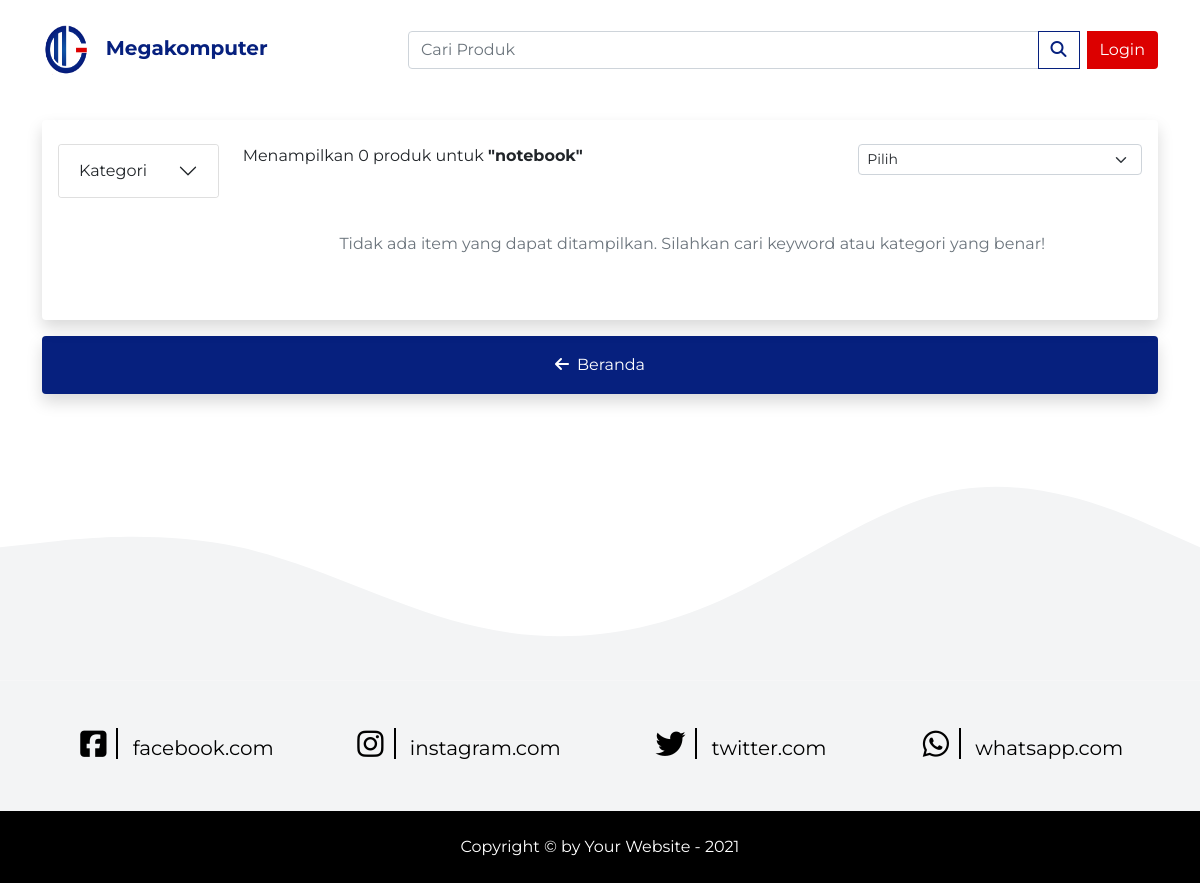
The page /pages/kategori/notebook on the database as committed earlier.
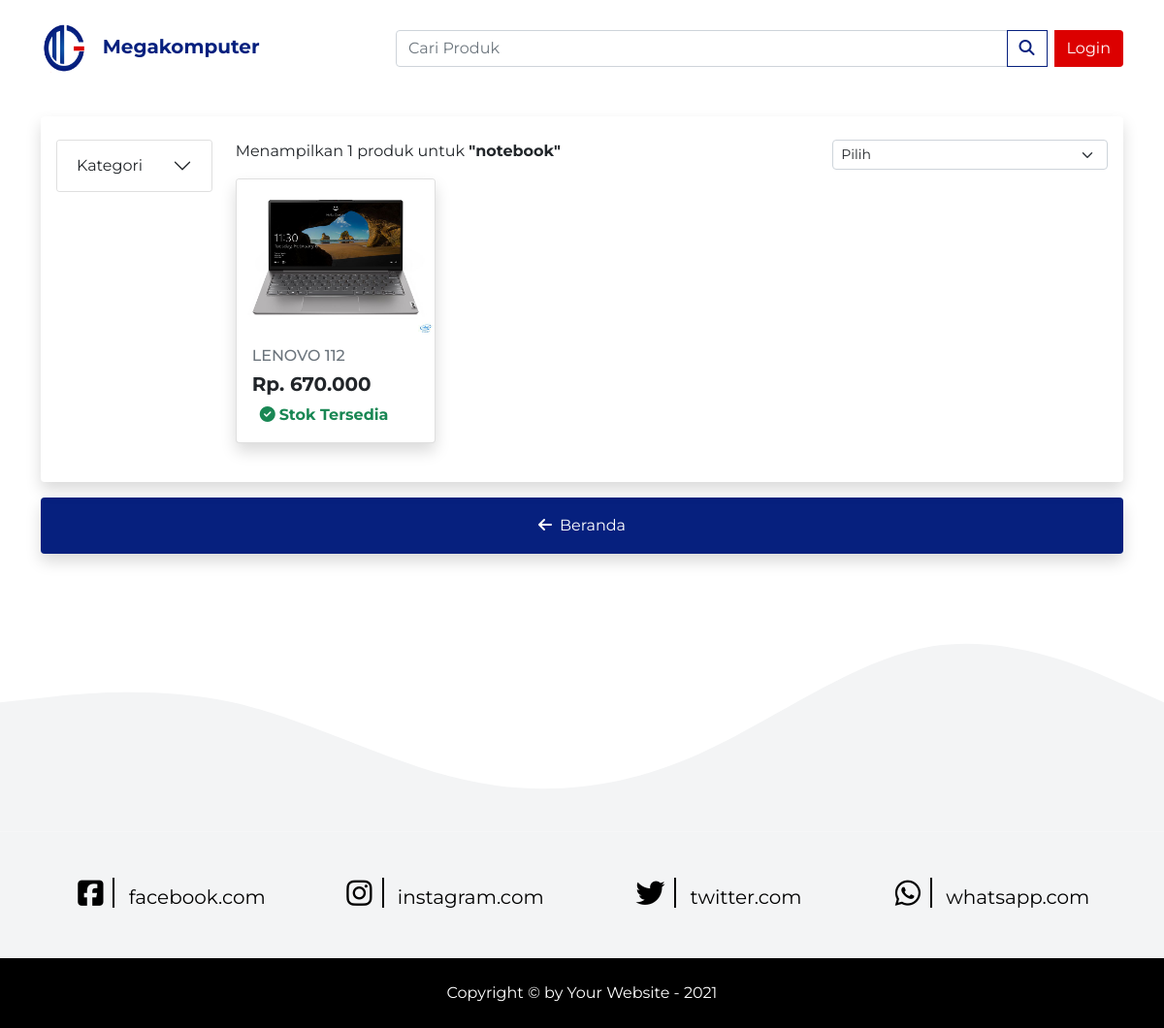
The same page on the database as committed later.
### tables this page shows
CREATE TABLE `dat_produk` (
  `id` int(11) NOT NULL,
  `tipe` int(11) NOT NULL,
  `kode_item` varchar(30) NOT NULL,
  `nama_item` varchar(50) NOT NULL,
  `slug` varchar(255) NOT NULL,
  `id_jenis` int(11) NOT NULL,
  `id_sub_jenis` int(11) DEFAULT NULL,
  `id_merk` int(11) NOT NULL,
  `rak` varchar(10) NOT NULL,
  `status_jual` int(11) NOT NULL,
  `stok_minimum` int(11) NOT NULL,
  `ket` text DEFAULT NULL,
  `berat` int(11) NOT NULL,
  `panjang` int(11) NOT NULL,
  `lebar` int(11) NOT NULL,
  `tinggi` int(11) NOT NULL,
  `pot_umum` int(11) NOT NULL,
  `pot_reseller` int(11) NOT NULL,
  `pot_dealer` int(11) NOT NULL,
  `link_share` text DEFAULT NULL,
  `id_varian` int(11) NOT NULL,
  `kondisi_barang` int(11) NOT NULL,
  `deskripsi_ecommerce` text NOT NULL,
  `id_cover_img` int(11) NOT NULL,
  `satuan_dasar` int(11) NOT NULL,
  `is_rakit` int(11) DEFAULT 0,
  `is_active` int(11) NOT NULL DEFAULT 0
);

CREATE TABLE `dat_img_produk` (
  `id` bigint(20) NOT NULL,
  `id_produk` int(11) NOT NULL,
  `nama_file` varchar(255) NOT NULL
);

CREATE TABLE `dat_konversi_satuan` (
  `id` bigint(20) NOT NULL,
  `id_produk` bigint(20) NOT NULL,
  `barcode` text DEFAULT NULL,
  `satuan` int(11) NOT NULL,
  `konversi` int(11) NOT NULL,
  `harga_pokok` double NOT NULL,
  `harga_jual` double NOT NULL,
  `diskon` double NOT NULL DEFAULT 0,
  `harga_akhir` double NOT NULL,
  `tipe_diskon` varchar(15) NOT NULL
);

### application/controllers/Pages.php (called while the page is built, shortened)
<?php
class Pages extends CI_Controller
{
	protected $user;
	public function __construct()
    {
        $this->load->model('produk');
    }
	public function kategori($search = null)
	{
		if ($search) {
			$key = $search;
		} elseif ($this->input->get('key')) {
			$key = $this->input->get('key');
		}
		if ($key) {
			$this->db->select('ref_jenis.jenis, dat_produk.*, dat_img_produk.nama_file, dat_konversi_satuan.harga_akhir, dat_konversi_satuan.diskon, dat_konversi_satuan.tipe_diskon');
			$this->db->from('dat_produk');
			$this->db->join('ref_jenis', 'ref_jenis.id = dat_produk.id_jenis');
			$this->db->join('dat_img_produk', 'dat_img_produk.id = dat_produk.id_cover_img');
			$this->db->join('dat_konversi_satuan', 'dat_konversi_satuan.id = dat_produk.satuan_dasar');
			$this->db->like('dat_produk.nama_item', $key);
			$this->db->or_like('ref_jenis.jenis', $key);
			$count = $this->db->query("SELECT COUNT(*) FROM `dat_produk` INNER JOIN `ref_jenis` ON `ref_jenis`.id = `dat_produk`.id_jenis WHERE `dat_produk`.nama_item LIKE '%$key%' OR `ref_jenis`.jenis LIKE '%$key%'");
			$data = [
				'title' => 'Kategori Produk | Megakomputer',
				'count' => $count->result_array(),
				'produk' => $this->db->get()->result(),
				'key' => $key,
				'user' => $this->user
			];
			$this->load->view('template/header.php', $data);
			$this->load->view('kategori.php', $data);
			$this->load->view('template/footer.php');
		}
	}
}

### index.php (called while the page is built, shortened)
<?php
require_once BASEPATH.'core/CodeIgniter.php';

### application/views/kategori.php (the view, shortened to what this page needs)
<main id="search">
    <div class="container">
        <div class="card  border-0 shadow ">
            <div class="card-body">
                <div class="row mt-2">
                    <div class="col-lg-2 mb-2 ">
                       <div class="accordion" id="accordionExample">
                         <div class="accordion-item">
                           <h2 class="accordion-header" id="flush-headingOne">
                             <button class="accordion-button collapsed" type="button" data-bs-toggle="collapse" data-bs-target="#flush-collapseOne" aria-expanded="false" aria-controls="flush-collapseOne">
                               Kategori
                             </button>
                           </h2>
                         </div>
                       </div>
                    </div>
                    <div class="col-lg-10">
                        <div class="row mb-2">
                            <div class="col-md-8 my-2 ms-2 m-lg-0"> <label class="form-label">Menampilkan <?= $count[0]['COUNT(*)'] ?> produk untuk <strong>"<?= $key ?>"</strong> </label></div>
                            <div class="col-md-4">
                                <select class="form-select form-select-sm">
                                    <option selected disabled value="">Pilih</option>
                                </select>
                            </div>
                        </div>
                        <div class="row">
                            <?php if (!$produk) { ?>
                               <div class="text-center text-muted my-5">Tidak ada item yang dapat ditampilkan. Silahkan cari keyword atau kategori yang benar!</div>
                            <?php } ?>
                            <?php foreach ($produk as $data) { ?>
                            <div class="col-md-3 col-sm-4 col-12 mb-4">
                                <div class="card shadow">
                                   <a href="<?= base_url('pages/detail/'.$data->slug) ?>">
                                       <img src="<?= base_url('assets/img/'.$data->nama_file) ?>" class="card-img-top" alt="...">
                                   </a>
                                   <div class="card-body">
                                       <h6 class="card-subtitle mb-2 nama-produk"><a href="<?= base_url('pages/detail/'.$data->slug) ?>" class="text-muted text-decoration-none"><?= $data->nama_item ?></a></h6>
                                       <h5 class="card-title">Rp.&nbsp;<?= number_format(($data->harga_akhir), 0,',','.') ?></h5>
                                       <?php if ($data->status_jual == 0) { ?>
                                       <span class="text-danger ms-2 fw-bold"><i class="fas fa-exclamation-circle me-1"></i>Stok Habis</span>
                                       <?php } else { ?>
                                       <span class="text-success ms-2 fw-bold"><i class="fas fa-check-circle me-1"></i>Stok Tersedia</span>
                                       <?php } ?>
                                   </div>
                                </div>
                            </div>
                            <?php } ?>
                        </div>
                    </div>
                </div>
            </div>
        </div>
    </div>
     <div class="container mt-3">
       <a class="btn btn-custom shadow w-100 text-center p-3" href="<?= base_url() ?>"><i class="fas fa-arrow-left me-2"></i>Beranda</a>
     </div>
</main>

### application/views/template/header.php (shortened to what this page needs)
<!doctype html>
<html lang="en">
<head>
  <link href="https://cdn.jsdelivr.net/npm/bootstrap@5.0.1/dist/css/bootstrap.min.css" rel="stylesheet">
  <link rel="stylesheet" type="text/css" href="<?= base_url('assets/css/style.css') ?>">
  <link rel="stylesheet" href="<?= base_url('assets/css/style-2.css') ?>">
  <link rel="stylesheet" type="text/css" href="https://cdnjs.cloudflare.com/ajax/libs/OwlCarousel2/2.3.4/assets/owl.carousel.min.css">
  <link rel="stylesheet" type="text/css" href="https://cdnjs.cloudflare.com/ajax/libs/OwlCarousel2/2.3.4/assets/owl.theme.default.min.css">
  <link rel="stylesheet" href="<?= base_url('assets/fancybox/dist/jquery.fancybox.min.css') ?>">
</head>
<body>
  <nav class="navbar navbar-expand-lg fixed-top">
    <div class="container">
      <a class="navbar-brand fw-bold" href="<?= base_url() ?>">
        <img src="<?= base_url('assets/img/logo.png') ?>" class="me-2" alt="" width="50" height="50">
        <span class="d-sm-inline d-none">Megakomputer</span>
      </a>
      <form class="d-md-block d-none" method="get" action="<?= base_url('pages/kategori') ?>">
        <div class="input-group">
          <input type="text" class="form-control" name="key" placeholder="Cari Produk">
          <button class="btn btn-outline-custom me-2" type="submit"><i class="fas fa-search"></i></button>
          <?php if ($user) { ?>
          <a class="btn btn-custom text-decoration-none me-2" href="<?= base_url('cart') ?>">
            <i class="fas fa-shopping-cart me-2"></i>
            <span class="cart-cost" data-href="<?= base_url('cart/loadCost') ?>"><?= $this->cart->total_items() ?></span>
          </a>
          <div class="dropdown">
            <a class="text-decoration-none text-custom dropdown-toggle" id="dropdownMenuButton1" data-bs-toggle="dropdown" aria-expanded="false">
              <img src="<?= base_url('assets/img/'.$user['img']) ?>" alt="mdo" width="32" height="32" class="rounded-circle">
            </a>
            <ul class="dropdown-menu dropdown-menu-end mt-3" aria-labelledby="dropdownMenuButton1">
              <li><a class="dropdown-item mb-2" href="<?= base_url('user') ?>"><i class="fas fa-user me-2"></i>Profile</a></li>
              <li><a class="dropdown-item my-2" href="<?= base_url('user/pesanan') ?>"><i class="fas fa-list me-2"></i></i>Daftar Pesanan</a></li>
              <li>
                <hr class="dropdown-divider">
              </li>
              <li><a class="dropdown-item" href="<?= base_url('auth/logout') ?>"><i class="fas fa-sign-out-alt me-2"></i>Logout</a></li>
            </ul>
          </div>
          <?php } else { ?>
          <a href="<?= base_url('auth') ?>" class="btn btn-custom-2">Login</a >
          <?php } ?>
        </div>
      </form>
    </div>
  </nav>

### application/views/template/footer.php (shortened to what this page needs)
<section id="kontak">
  <div class="container-fluid main-contact text-center text-light p-5">
    <div class="row">
      <div class="col-lg col-sm-6 spacing-contact-1">
        <i class="fab fa-facebook-square"></i>
        <a href="" class="">facebook.com</a>
      </div>
      <div class="col-lg col-sm-6 spacing-contact-1">
        <i class="fab fa-instagram"></i>
        <a href="" class="">instagram.com</a>
      </div>
      <div class="col-lg col-sm-6 spacing-contact-2">
        <i class="fab fa-twitter"></i>
        <a href="" class="">twitter.com</a>
      </div>
      <div class="col-lg col-sm-6 spacing-contact-2">
        <i class="fab fa-whatsapp"></i>
        <a href="" class="">whatsapp.com</a>
      </div>
    </div>
  </div>
  <footer class="footer text-white text-center pb-2 pt-4">
    <p>Copyright &copy; by Your Website - <?= date('Y') ?></p>
  </footer>
</section>
</body>
</html>

### assets/css/style.css (style rules this page uses)
body { font-family: 'Montserrat', sans-serif; }
.btn-custom { background-color: #06207e; color: white; }
.btn-custom-2 { background-color: #dc0000; color: white; }
.btn-outline-custom { border-color: #06207e; color: #06207e; background-color: transparent; }
.navbar { transition: 0.5s; height: 100px; z-index: 99; }
.navbar .navbar-brand { color: #06207e; }
.navbar .input-group { width: 750px; }
#search .card img { height: 160px; }
.card .card-title { font-weight: bold; }
.main-contact { background: #f3f4f5; }
.main-contact .row i { font-size: 30px; color: black; }
.main-contact .row i:after { content: ""; border-right: 2px solid black; margin: 0 10px; }
.main-contact .row a { font-size: 20px; text-decoration: none; color: black; }
.footer { background-color: black; }

### assets/css/style-2.css (style rules this page uses)
main { margin-top: 120px; }
@media (min-width: 1200px) { main { margin-bottom: 20px; } }

Rows that differ between the two databases and show on the page:
added dat_produk: dat_img_produk.nama_file (picture), nama_item "LENOVO 112", dat_konversi_satuan.harga_akhir "670.000", status_jual 1 (drawn)
Other text that changed with them:
$count[0]['COUNT(*)']: "0" → "1"
text no longer shown: "Tidak ada item yang dapat ditampilkan. Silahkan cari keyword atau kategori yang benar!"
